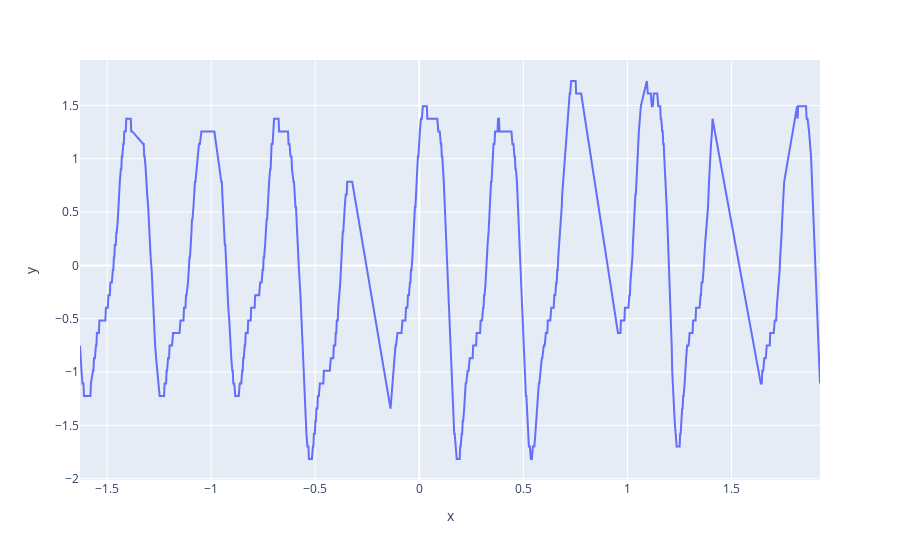

Notebook source saved alongside this figure:
### Code cell
# plotting the standardized data
px.line(x=plt_x,y=plt_y)

### Figure 1 — Plotly figure (JSON) as saved in the notebook; plotly's stock layout.template omitted (floating-point values rounded to 4 significant figures; data arrays with more than 128 entries replaced by an {"elided": "..."} marker saying what was removed)
{"data": [{"hovertemplate": "x=%{x}<br>y=%{y}<extra></extra>", "legendgroup": "", "line": {"color": "#636efa", "dash": "solid"}, "marker": {"symbol": "circle"}, "mode": "lines", "name": "", "orientation": "v", "showlegend": false, "type": "scatter", "x": {"elided": "917 float values"}, "xaxis": "x", "y": {"elided": "917 float values"}, "yaxis": "y"}], "layout": {"legend": {"tracegroupgap": 0}, "margin": {"t": 60}, "xaxis": {"anchor": "y", "domain": [0, 1], "title": {"text": "x"}}, "yaxis": {"anchor": "x", "domain": [0, 1], "title": {"text": "y"}}}}
